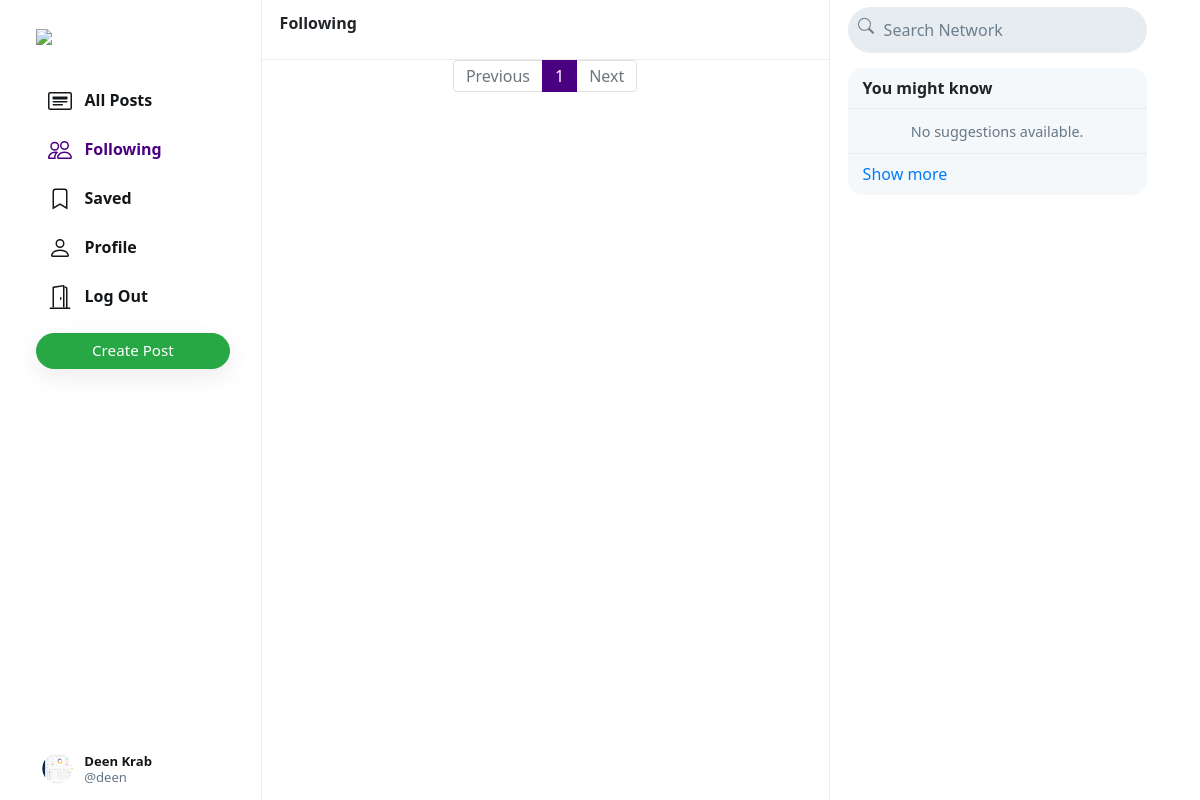
Page /n/following (signed in) on the earlier database version.
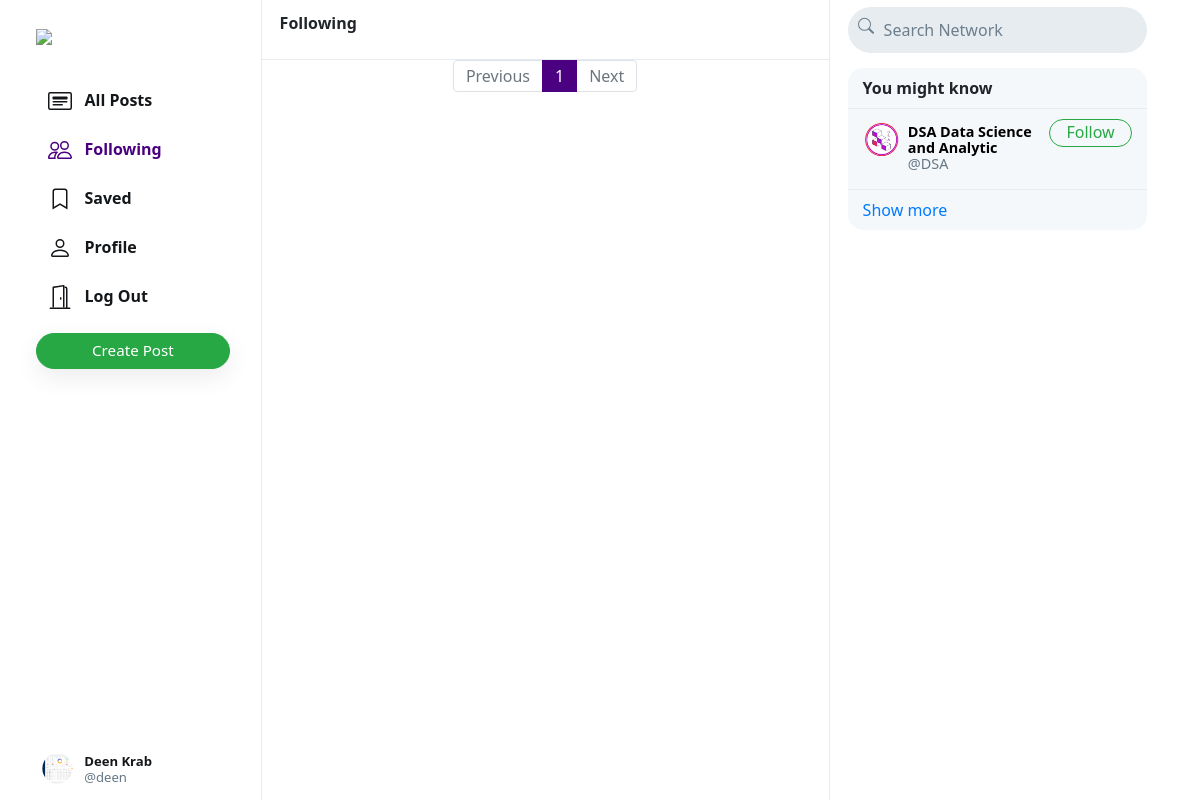
Same page on the later database version.
### network/models.py (models this page shows, shortened)
class User(AbstractUser):
    profile_pic = models.ImageField(upload_to='profile_pic/')
    bio = models.TextField(max_length=160, blank=True, null=True)
    cover = models.ImageField(upload_to='covers/', blank=True)

### network/views.py (the view)
# urls.py: path("n/following", views.following, name='following'),
def following(request):
    if request.user.is_authenticated:
        following_user = Follower.objects.filter(followers=request.user).values('user')
        all_posts = Post.objects.filter(creater__in=following_user).order_by('-date_created')
        paginator = Paginator(all_posts, 10)
        page_number = request.GET.get('page')
        if page_number == None:
            page_number = 1
        posts = paginator.get_page(page_number)
        followings = Follower.objects.filter(followers=request.user).values_list('user', flat=True)
        suggestions = User.objects.exclude(pk__in=followings).exclude(username=request.user.username).order_by("?")[:6]
        return render(request, "network/index.html", {
            "posts": posts,
            "suggestions": suggestions,
            "page": "following"
        })
    else:
        return HttpResponseRedirect(reverse('login'))

### network/templates/network/index.html (shortened to what this page needs)
{% extends "network/layout.html" %}
{% load static %}
{% block body %}
    <div class="main-div">
        <div class="left-div">
            <nav class="head heading">
                {% if page == 'all_posts' %}
                    All Posts
                {% elif page == 'following' %}
                    Following
                {% elif page == 'saved' %}
                    Saved
                {% elif page == 'profile' %}
                    Profile
                {% else %}
                    Explore
                {% endif %}
            </nav>
            <div class="left-div-content">
                <div class="posts-view">
                    <div class="main-div-content">
                        <nav aria-label="Page navigation example" class="pagination-bar">
                            <ul class="pagination justify-content-center">
                                {% if posts.has_previous %}
                                    <li class="page-item">
                                        <a class="page-link" href="?page={{ posts.previous_page_number | default:1}}" tabindex="-1" aria-disabled="true">Previous</a>
                                    </li>
                                {% else %}
                                    <li class="page-item disabled">
                                        <a class="page-link" href="" tabindex="-1" aria-disabled="true">Previous</a>
                                    </li>
                                {% endif %}
                                {% for each in posts.paginator.page_range %}
                                    {% if each == posts.number %}
                                        <li class="page-item active"><a class="page-link" href="?page={{each}}">{{each}}</a></li>
                                    {% else %}
                                        <li class="page-item"><a class="page-link" href="?page={{each}}">{{each}}</a></li>
                                    {% endif %}
                                {% endfor %}
                                {% if posts.has_next %}
                                    <li class="page-item">
                                        <a class="page-link" href="?page={{ posts.next_page_number }}">Next</a>
                                    </li>
                                {% else %}
                                    <li class="page-item disabled">
                                        <a class="page-link" href="">Next</a>
                                    </li>
                                {% endif %}
                            </ul>
                          </nav>
                    </div>
                </div>
            </div>
        </div>
    </div>
{% endblock %}

### network/templates/network/layout.html (shortened to what the changed rows need)
{% load static %}
<!DOCTYPE html>
<html lang="en">
    <head>
        <link rel="stylesheet" href="https://stackpath.bootstrapcdn.com/bootstrap/4.4.1/css/bootstrap.min.css">
        <link href="{% static 'network/styles.css' %}" rel="stylesheet">
    </head>
    <body>
        <div class="body" data-page="{{page}}">
            {% block body %}
            {% endblock %}
            <div class="right-div">
                <div class='right-div-content'>
                    {% if user.is_authenticated %}
                        <div class="suggestion-box">
                            {% for suggestion in suggestions %}
                                <div class="suggestion-user">
                                    <div>
                                        <a href="{% url 'profile' suggestion.username %}">
                                            <div class="small-profilepic" style="background-image: url(/media/{{suggestion.profile_pic}})"></div>
                                        </a>
                                    </div>
                                    <div class="user-details">
                                        <a href="{% url 'profile' suggestion.username %}">
                                            <div id="user-name">
                                                <strong>
                                                    {{suggestion.first_name}} {{suggestion.last_name}}
                                                </strong>
                                            </div>
                                            <div class="grey">@{{suggestion.username}}</div>
                                        </a>
                                    </div>
                                    <div>
                                        <button class="btn btn-outline-success" type="button" onclick="follow_user(this,'{{suggestion.username}}','suggestion')">Follow</button>
                                    </div>
                                </div>
                            {% empty %}
                                    <div style="text-align: center; border-bottom: .5px solid #e6ecf0; padding: 10px 15px;">
                                        <span class="grey" style="font-size: .9em;">No suggestions available.</span>
                                    </div>
                            {% endfor %}
                        </div>
                    {% endif %}
                </div>
            </div>
        </div>
    </body>
</html>

Differences in the rows shown:
added User: profile_pic (picture), first_name "DSA", last_name "Data Science and Analytic", username "DSA"
Other differences:
text no longer shown: "No suggestions available."
